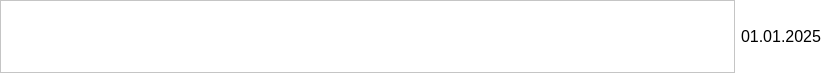
<?xml version="1.0" encoding="UTF-8"?>
<ui version="4.0">
 <class>task_widget</class>
 <widget class="QWidget" name="task_widget">
  <property name="geometry">
   <rect>
    <x>0</x>
    <y>0</y>
    <width>828</width>
    <height>75</height>
   </rect>
  </property>
  <property name="minimumSize">
   <size>
    <width>828</width>
    <height>75</height>
   </size>
  </property>
  <property name="maximumSize">
   <size>
    <width>828</width>
    <height>75</height>
   </size>
  </property>
  <property name="mouseTracking">
   <bool>true</bool>
  </property>
  <property name="tabletTracking">
   <bool>true</bool>
  </property>
  <property name="focusPolicy">
   <enum>Qt::ClickFocus</enum>
  </property>
  <property name="windowTitle">
   <string>Form</string>
  </property>
  <property name="layoutDirection">
   <enum>Qt::LeftToRight</enum>
  </property>
  <property name="styleSheet">
   <string notr="true">background-color: rgb(255, 255, 255);</string>
  </property>
  <widget class="QWidget" name="horizontalLayoutWidget">
   <property name="geometry">
    <rect>
     <x>0</x>
     <y>0</y>
     <width>821</width>
     <height>73</height>
    </rect>
   </property>
   <layout class="QHBoxLayout" name="widget_horizontal_layout">
    <item>
     <widget class="QPlainTextEdit" name="task_name_text_edit">
      <property name="minimumSize">
       <size>
        <width>731</width>
        <height>71</height>
       </size>
      </property>
      <property name="font">
       <font>
        <pointsize>20</pointsize>
        <weight>75</weight>
        <bold>true</bold>
       </font>
      </property>
      <property name="cursor" stdset="0">
       <cursorShape>IBeamCursor</cursorShape>
      </property>
      <property name="mouseTracking">
       <bool>true</bool>
      </property>
      <property name="tabletTracking">
       <bool>true</bool>
      </property>
      <property name="styleSheet">
       <string notr="true">text-align: center;</string>
      </property>
     </widget>
    </item>
    <item>
     <widget class="QLabel" name="task_date_label">
      <property name="styleSheet">
       <string notr="true"/>
      </property>
      <property name="text">
       <string>&lt;html&gt;&lt;head/&gt;&lt;body&gt;&lt;p align=&quot;center&quot;&gt;&lt;span style=&quot; font-size:12pt;&quot;&gt;01.01.2025&lt;/span&gt;&lt;/p&gt;&lt;/body&gt;&lt;/html&gt;</string>
      </property>
     </widget>
    </item>
   </layout>
  </widget>
 </widget>
 <resources/>
 <connections/>
</ui>
